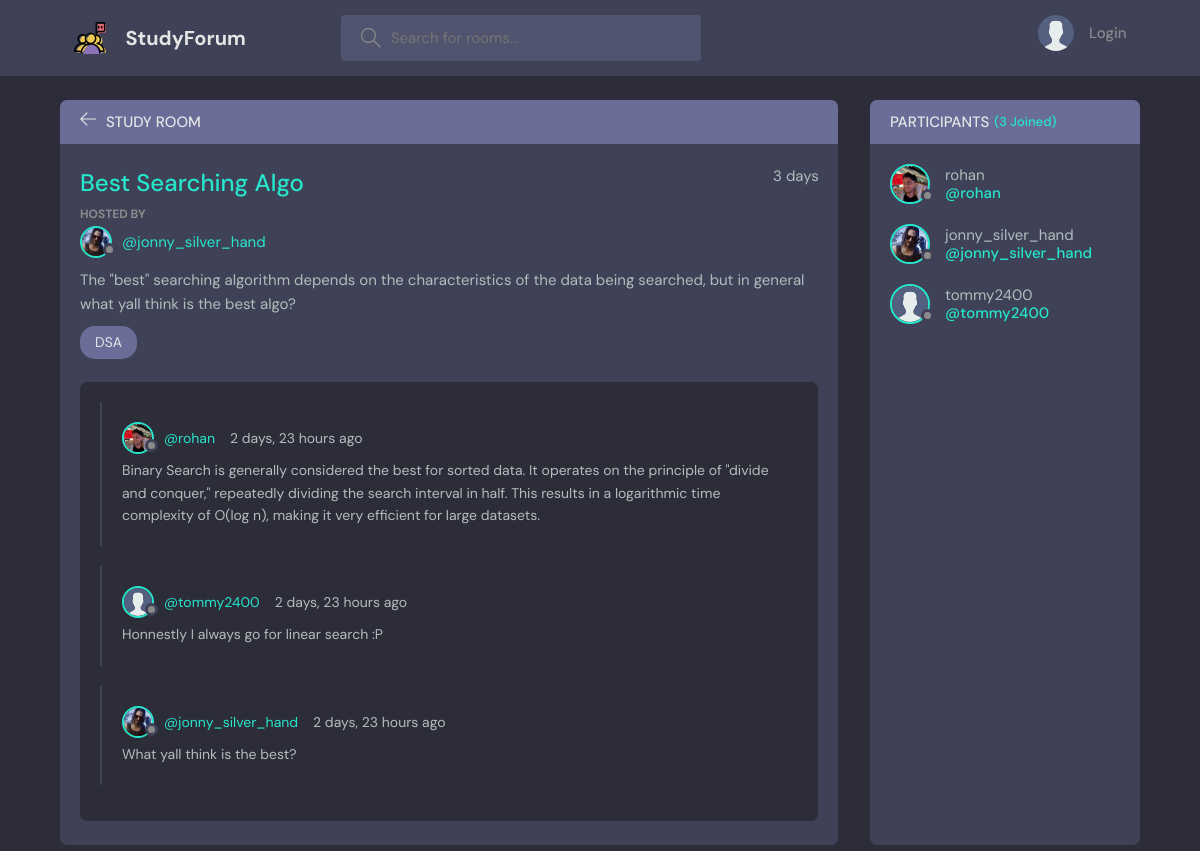
The page /room/3/ on the database as committed earlier.
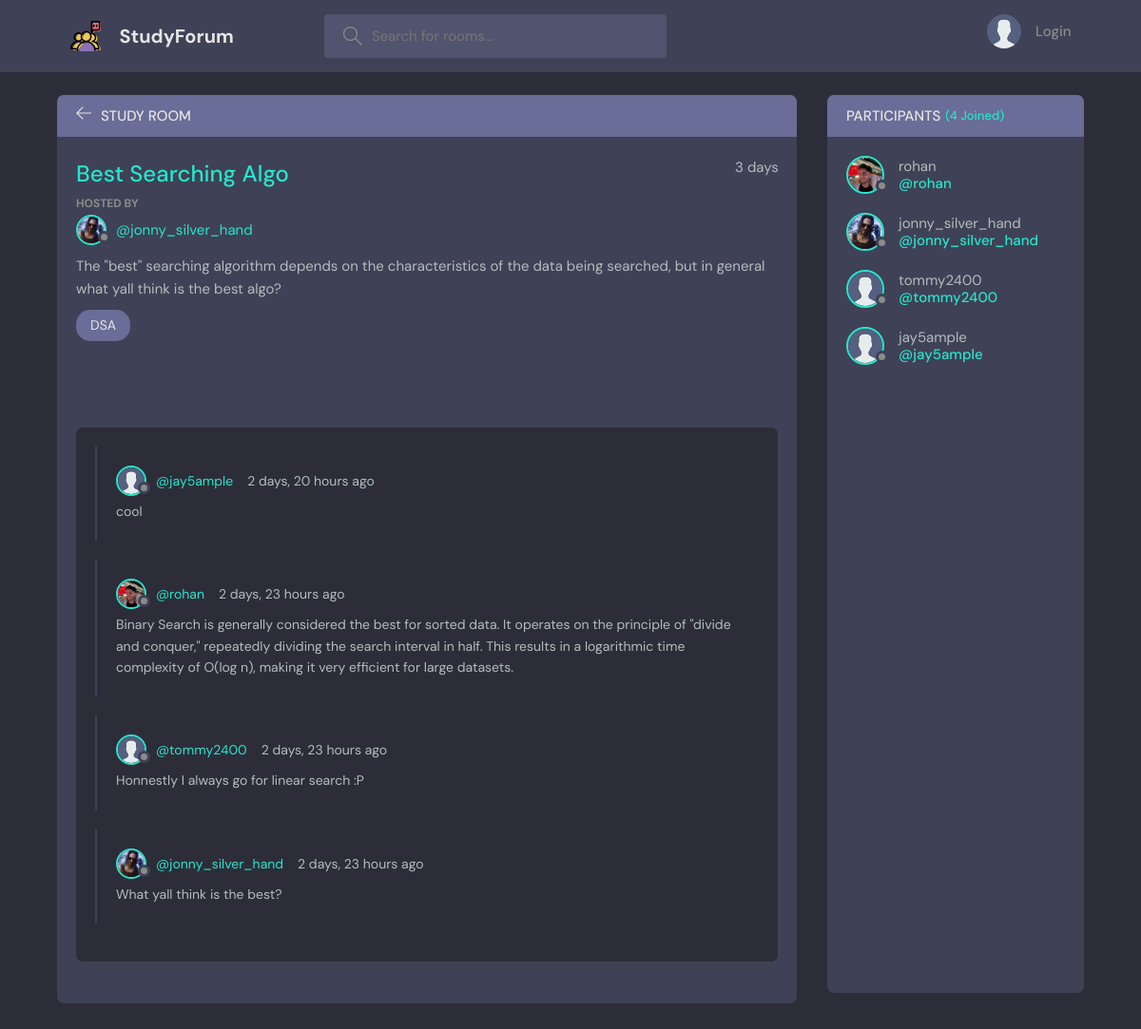
The same page on the database as committed later.
### base/models.py (models this page shows, shortened)
class Message(models.Model):
        user = models.ForeignKey(User, on_delete = models.CASCADE)
        room = models.ForeignKey(Room, on_delete = models.CASCADE)
        body = models.TextField()
        updated = models.DateTimeField(auto_now = True)
        created = models.DateTimeField(auto_now_add = True)
        class Meta:
         ordering = ['-updated','-created']

class User(AbstractUser):
    name = models.CharField(max_length=200, null=True)
    email = models.EmailField(unique=True, null=True)
    bio = models.TextField(null=True)
    avatar = models.ImageField(null=True,default="avatar.svg")
    USERNAME_FIELD = 'email'
    REQUIRED_FIELDS = []

### base/views.py (the view, shortened to what this page needs)
# urls.py: path('room/<str:pk>/', views.room, name="room"),
def room(request, pk):
    room = Room.objects.get(id=pk)
    room_messages = room.message_set.all()
    participants = room.participants.all()
    context = {'room':room, 'room_messages':room_messages,'participants':participants}
    return render(request, 'base/room.html',context)

### base/models.py (called while the page is built)
     def __str__(self):
          return self.name

### base/templates/base/room.html (shortened to what this page needs)
{% extends 'main.html' %}
{% block content %}
    <main class="profile-page layout layout--2">
      <div class="container">
        <div class="room">
          <div class="room__top">
            <div class="room__topLeft">
              <a href="{% url 'home' %}">
                <svg version="1.1" xmlns="http://www.w3.org/2000/svg" width="32" height="32" viewBox="0 0 32 32">
                  <title>arrow-left</title>
                  <path
                    d="M13.723 2.286l-13.723 13.714 13.719 13.714 1.616-1.611-10.96-10.96h27.625v-2.286h-27.625l10.965-10.965-1.616-1.607z"
                  ></path>
                </svg>
              </a>
              <h3>Study Room</h3>
            </div>
          </div>
          <div class="room__box scroll">
            <div class="room__header scroll">
              <div class="room__info">
                <h3>{{room.name}}</h3>
                <span>{{room.created|timesince}}</span>
              </div>
              <div class="room__hosted">
                <p>Hosted By</p>
                <a href="{% url 'user-profile' room.host.id %}" class="room__author">
                  <div class="avatar avatar--small">
                    <img src="{{room.host.avatar.url}}" />
                  </div>
                  <span>@{{room.host.username}}</span>
                </a>
              </div>
              <div class="room__details">
                <p> {{room.description}}</p>
              </div>
              <span class="room__topics">{{room.topic}}</span>
            </div>
            <div class="room__conversation">
              <div class="threads scroll">
                {% for message in room_messages %}
                <div class="thread">
                  <div class="thread__top">
                    <div class="thread__author">
                      <a href="{% url 'user-profile' message.user.id %}" class="thread__authorInfo">
                        <div class="avatar avatar--small">
                          <img src="{{message.user.avatar.url}}" />
                        </div>
                        <span>@{{message.user.username}}</span>
                      </a>
                      <span class="thread__date">{{message.created|timesince}} ago</span>
                    </div>
                  </div>
                  <div class="thread__details">
                    {{message.body}}
                  </div>
                </div>
                {% endfor %}
              </div>
            </div>
          </div>
        </div>
        <div class="participants">
          <h3 class="participants__top">Participants <span>({{participants.count}} Joined)</span></h3>
          <div class="participants__list scroll">
            {% for user in participants %}
            <a href="{% url 'user-profile' user.id %}" class="participant">
              <div class="avatar avatar--medium">
                <img src="{{user.avatar.url}}" />
              </div>
              <p>
                {{user.username}}
                <span>@{{user.username}}</span>
              </p>
            </a>
            {% endfor %}
          </div>
        </div>
      </div>
    </main>
    {% endblock content %}

Rows that differ between the two databases and show on the page:
added Message: user.avatar (placeholder picture), user.username "jay5ample", created "2 days, 20 hours", body "cool"
added User: avatar (placeholder picture), username "jay5ample"
Other text that changed with them:
{{ participants.count }}: "3" → "4"
